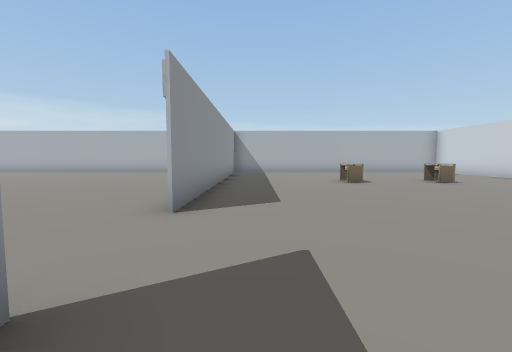
View 1 (above)

24 first-person views from a walk through a 3-D level made in the Unity game engine. The camera is 1.5 m above the floor, tilts 4° down and sees 90° across. The floor is counted in squares, 2 m on a side. Each view is taken from the middle of a square. On the plan, view 1 faces up. The plan holds only what a view shows up to about 9 squares ahead; the rest is blank. Some surface patterns are stand-ins.

View 2
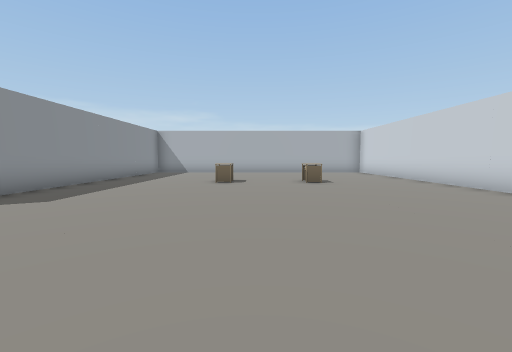

View 3
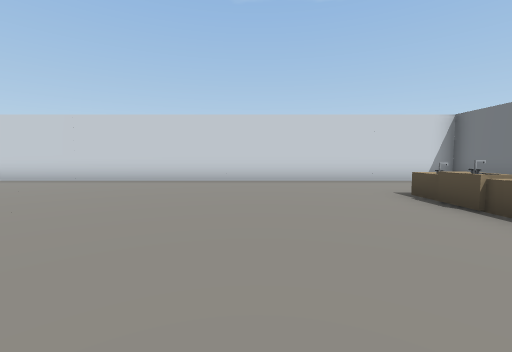

View 4
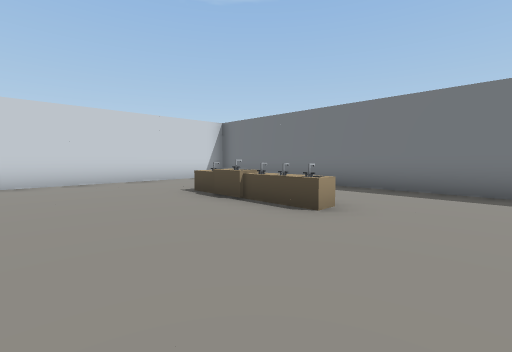

View 5
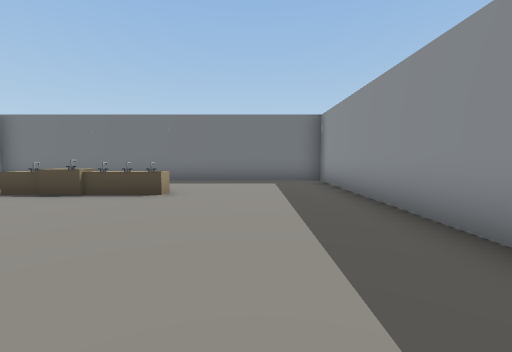

View 6
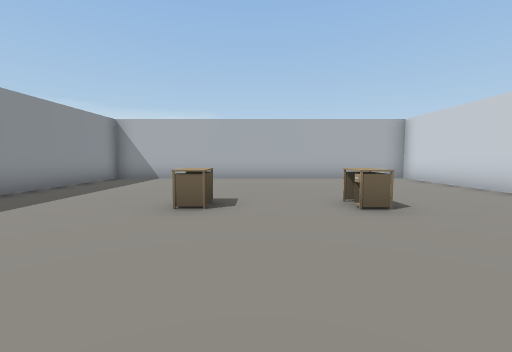

View 7
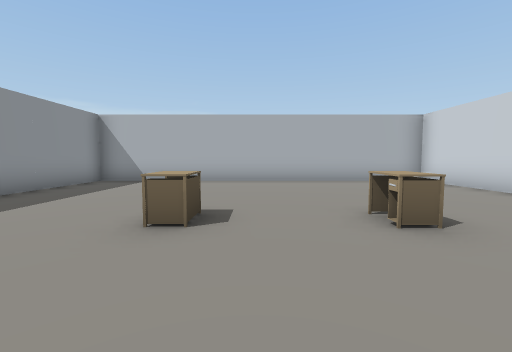

View 8
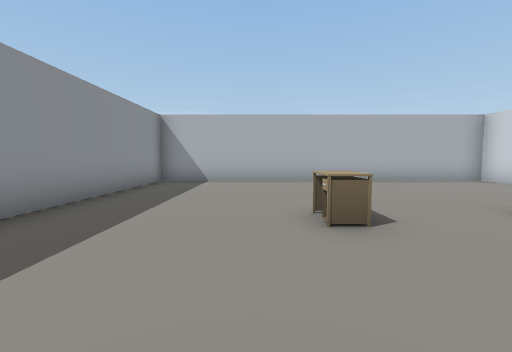

View 9
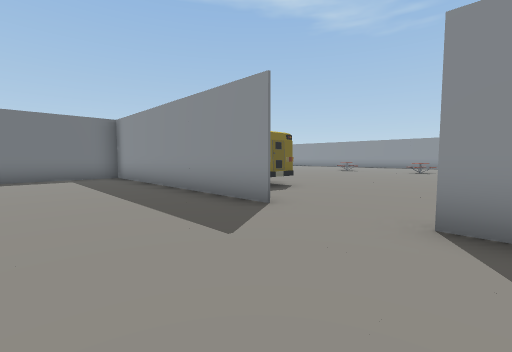

View 10
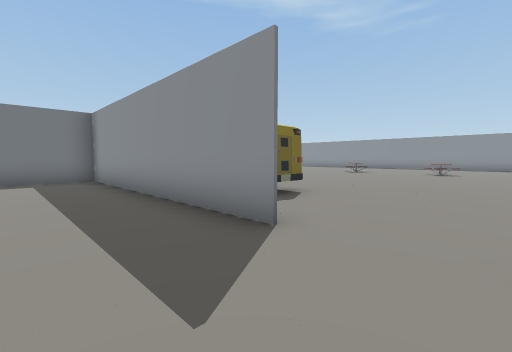

View 11
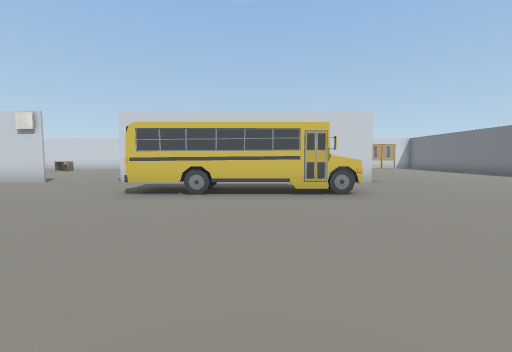

View 12
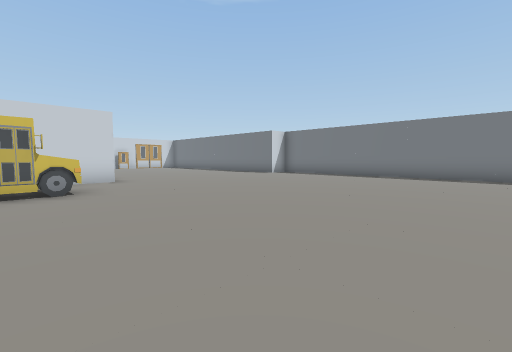

View 13
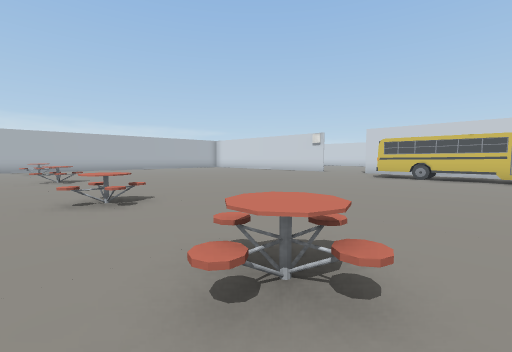

View 14
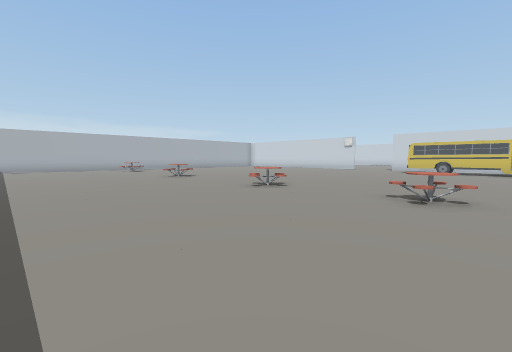

View 15
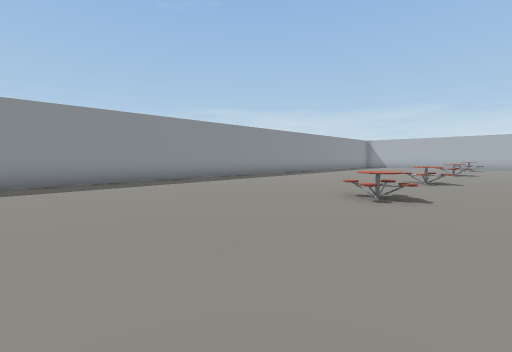

View 16
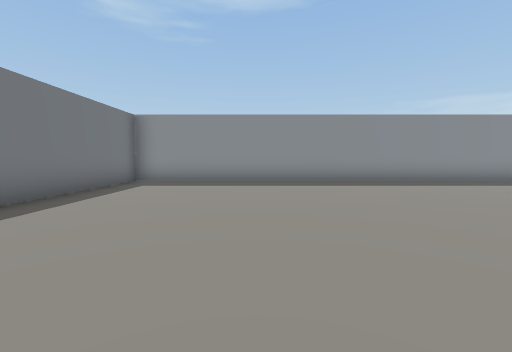

View 17
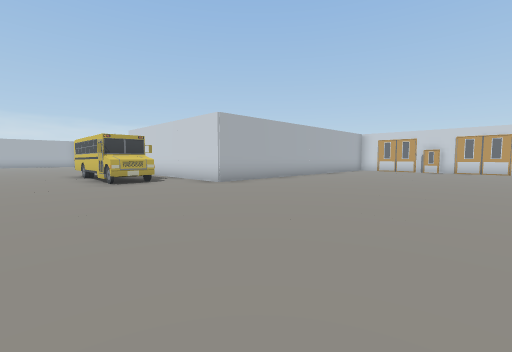

View 18
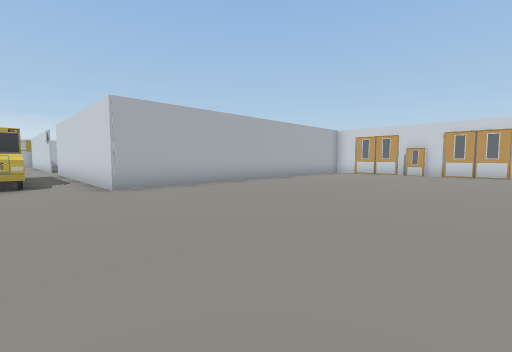

View 19
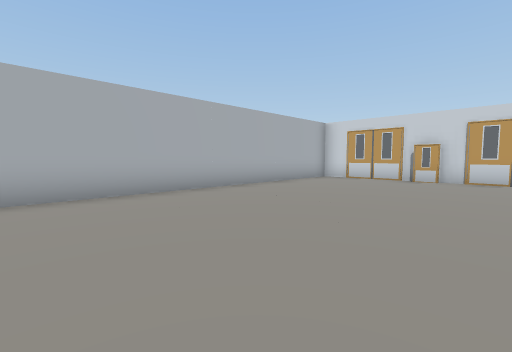

View 20
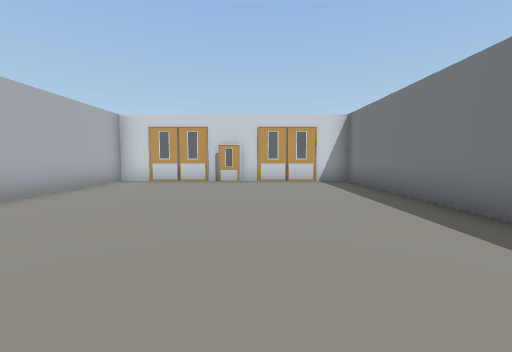

View 21
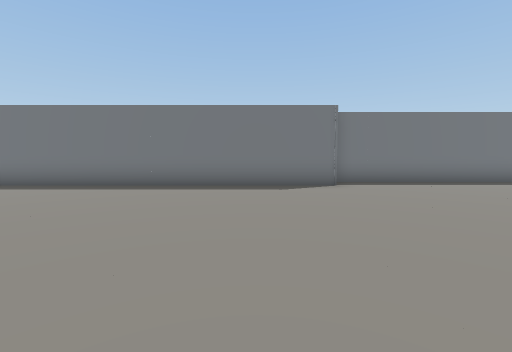

View 22
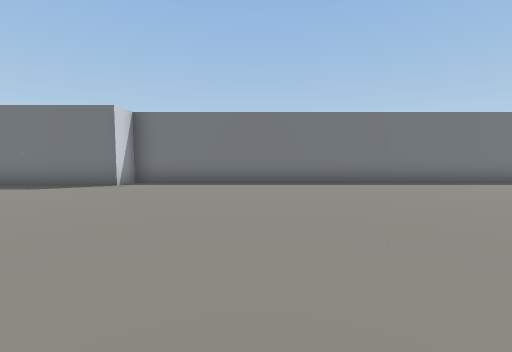

View 23
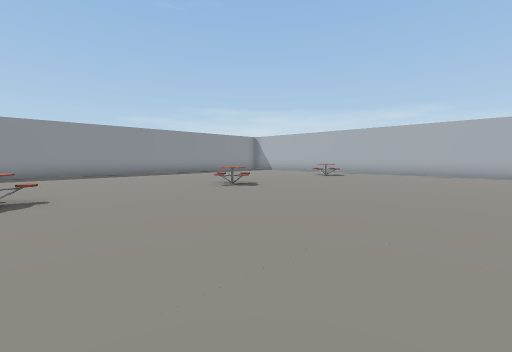

View 24
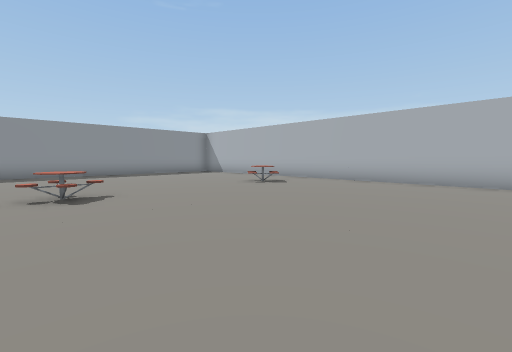

### Floor plan
Points are (right, up) in squares from view 1. A wall is a line through its corners. A room is listed if a view was taken in it or the views show most of it. See-through windows are left out.
Room 1 (views 1, 2, 3, 4, 5, 6, 7, 8, 9, 10)
walls: (-1.1, 1.2) (-1.1, -6.5) (9.5, -6.5); (9.4, -5.9) (9.4, 13.5) (-1.1, 13.5) (-1.1, 3.4)
ways out: opening at (-1, 2.5) to room 2
objects: other object (3, -3); other object (3, 8); other object (4, -3); other object (5, -3); other object (6, -3); other object (6, 8)
Room 2 (views 11, 12, 13, 14, 15, 16, 17, 18, 19, 20, 21, 22, 23, 24)
walls: (-1.2, 3.4) (-1.2, 4.9); (-19.5, -2.5) (-19.5, -15) (-14.9, -15); (-13, -15) (-1.2, -15) (-1.2, -14) (9.4, -14) (9.4, -10.4); (-6.9, 13.5) (-11.4, 13.5); (9.5, -6.6) (-1.2, -6.6) (-1.2, -2); (9.4, -9.9) (9.4, -5.9); (9.2, -10.5) (9.2, -9.8)
ways out: opening at (-1, 2.5) to room 1
objects: other object (-13, -3) to (-12, -3); other object (-13, 1) to (-12, 1); other object (-13, 6) to (-12, 6); other object (-13, 11) to (-12, 11); bus (-3, -5) to (-3, -1)

Where each view was taken, in squares from view 1:
view 1: 0 up, 0 right, facing up
view 2: 0 up, 4 right, facing up
view 3: 0 up, 1 right, facing right
view 4: 0 up, 1 right, facing down-right
view 5: 2 up, 1 right, facing down
view 6: 4 up, 4 right, facing up
view 7: 5 up, 4 right, facing up
view 8: 5 up, 2 right, facing up
view 9: 4 up, 2 right, facing down-left
view 10: 3 up, 1 right, facing down-left
view 11: 3 down, 9 left, facing right
view 12: 4 down, 10 left, facing down-right
view 13: 4 down, 14 left, facing up-right
view 14: 4 down, 18 left, facing up-right
view 15: 8 down, 11 left, facing up-left
view 16: 11 down, 11 left, facing left
view 17: 13 down, 6 left, facing up-right
view 18: 13 down, 3 left, facing up-right
view 19: 12 down, 0 right, facing up-right
view 20: 11 down, 1 right, facing right
view 21: 7 down, 1 right, facing down
view 22: 7 down, 5 left, facing down
view 23: 1 up, 7 left, facing up-left
view 24: 5 up, 7 left, facing up-left
